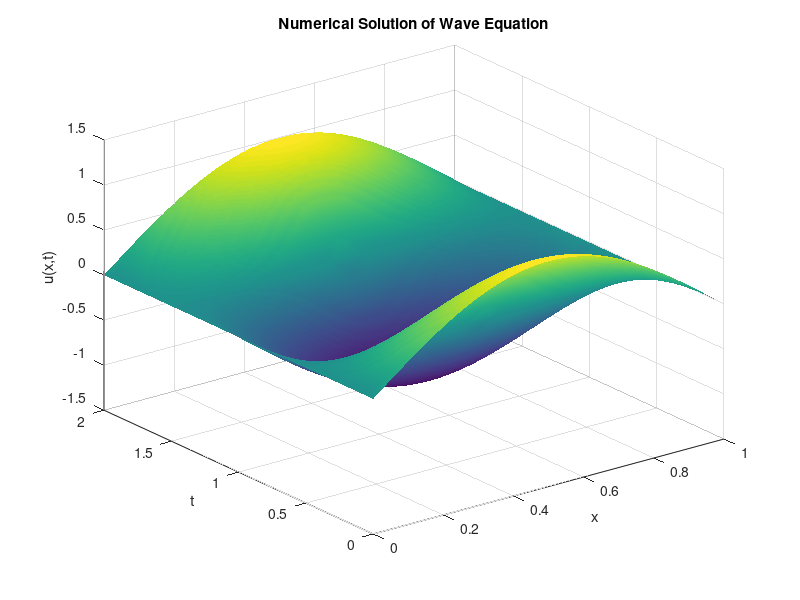
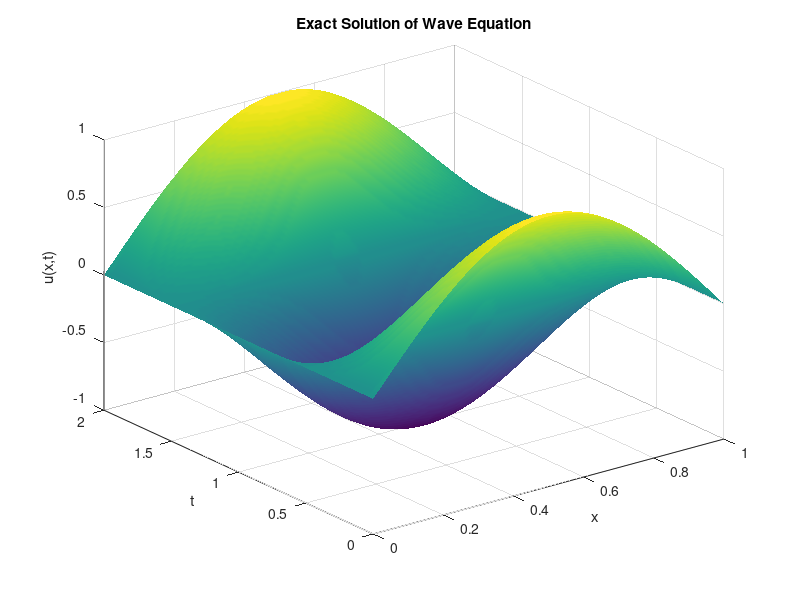

The MATLAB script that drew these images, in order:
%==========================================================
% Title: Numerical solution of 1D wave equation using finite differences
%
% Problem:
%   Solve u_tt = a^2 * u_xx + f(x)
%   with initial and boundary conditions:
%       u(x,0) = sin(pi * x)
%       u_t(x,0) = 0
%       u(0,t) = 0, u(L,t) = 0
% Numerical method:
%   Explicit finite difference scheme with central differences in space and time
%==========================================================

% Parameters
M = 100;       % Number of spatial steps
N = 200;       % Number of time steps
L = 1;         % Length of spatial domain
a = 1;         % Wave speed
T = 2 * L / a; % Total time
h = L / M;     % Spatial step size
tau = T / N;   % Time step size
r = a * tau / h;

% Functions
f = @(x) 0 .* x;                 % Source term f(x)
phi = @(x) sin(pi .* x);         % Initial displacement u(x,0)
phiSecondGrade = @(x) -(pi^2) * sin(pi .* x); % Second derivative of phi(x)
ksi = @(x) 0 .* x;               % Initial velocity u_t(x,0)
alpha = @(t) 0 .* t;             % Boundary condition at x=0
beta = @(t) 0 .* t;              % Boundary condition at x=L

% Create grids
V = zeros(N+1, M+1);             % Solution matrix V(time, space)
t = linspace(0, T, N+1);
x = linspace(0, L, M+1);

% Initial condition at t=0
for j = 1:M+1
    V(1,j) = phi(x(j));
end

% Approximate solution at t = tau (second time layer)
for j = 2:M
    V(2,j) = tau * ksi(x(j)) + (tau^2 / 2) * (a^2 * phiSecondGrade(x(j)) + f(x(j))) + V(1,j);
end

% Boundary conditions for all time layers
for i = 2:N+1
    V(i,1) = alpha(t(i));
    V(i,M+1) = beta(t(i));
end

% Main loop - update interior points
for i = 2:N
    for j = 2:M
        V(i+1,j) = r^2 * (V(i,j+1) - 2*V(i,j) + V(i,j-1)) + 2*V(i,j) - V(i-1,j) + tau^2 * f(x(j));
    end
end

% Visualization of numerical solution
[X, T_grid] = meshgrid(x, t);
figure;
surf(X, T_grid, V);
title('Numerical Solution of Wave Equation');
xlabel('x');
ylabel('t');
zlabel('u(x,t)');
shading interp;

% Exact solution computation
U_exact = zeros(N+1, M+1);
for i = 1:N+1
    for j = 1:M+1
        U_exact(i,j) = sin(pi * x(j)) * cos(pi * t(i));
    end
end

% Visualization of exact solution
figure;
surf(X, T_grid, U_exact);
title('Exact Solution of Wave Equation');
xlabel('x');
ylabel('t');
zlabel('u(x,t)');
shading interp;
